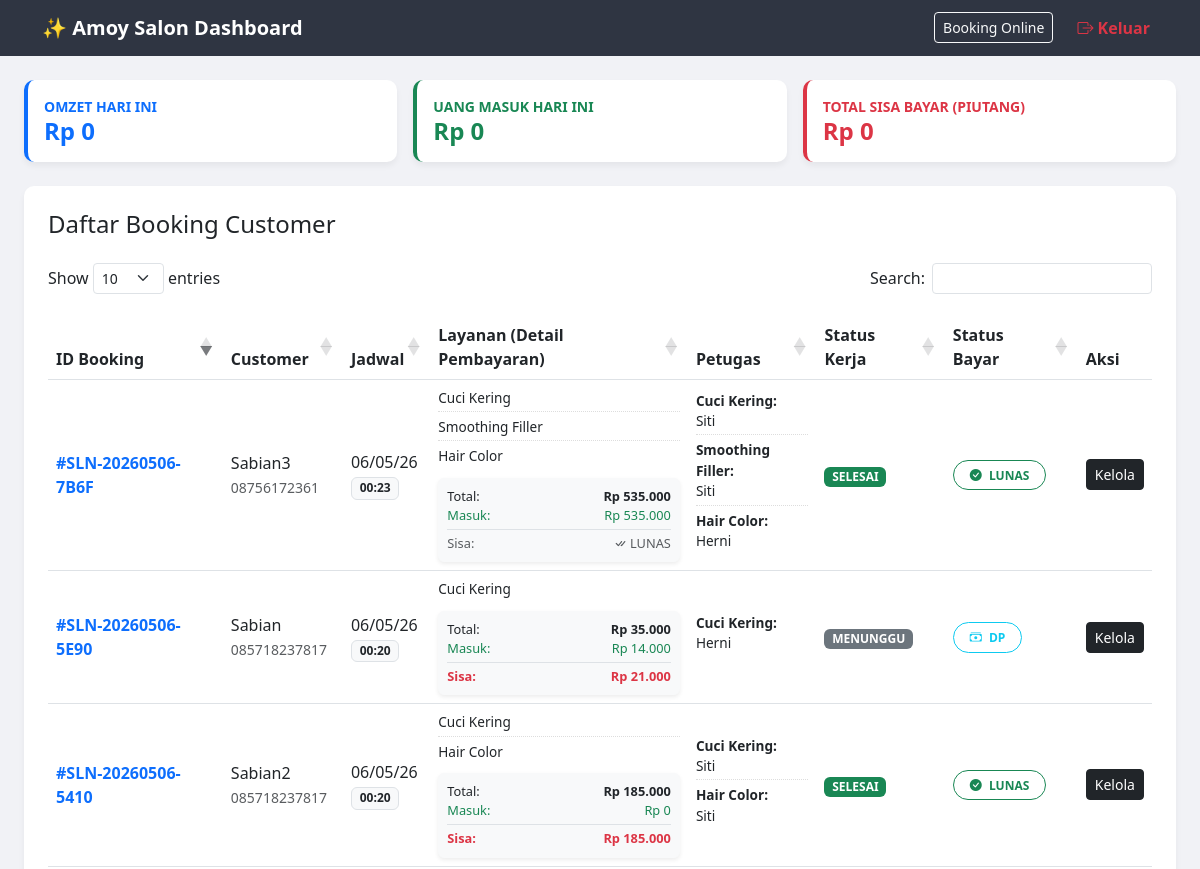
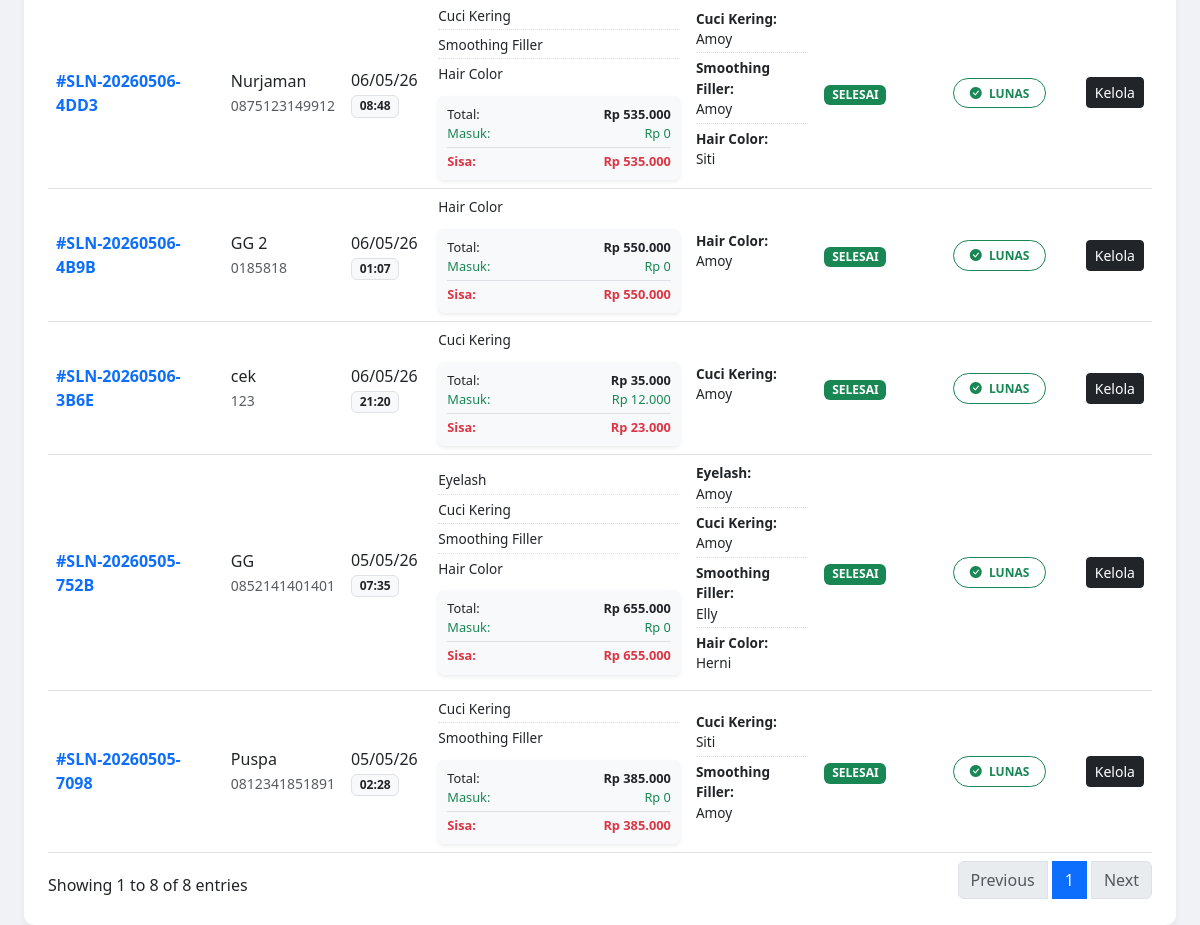
/pages/admin.php (signed in), run on the app's committed database (2 pictures, top to bottom).
### tables this page shows
CREATE TABLE `bookings` (
  `id_booking` varchar(20) NOT NULL,
  `nama_customer` varchar(100) NOT NULL,
  `whatsapp_customer` varchar(20) NOT NULL,
  `tgl_booking` date NOT NULL,
  `jam_booking` time NOT NULL,
  `total_biaya` decimal(10,2) DEFAULT 0.00,
  `bayar_cash` decimal(15,2) DEFAULT 0.00,
  `bayar_transfer` decimal(15,2) DEFAULT 0.00,
  `jumlah_terbayar` decimal(15,2) DEFAULT 0.00,
  `status_pembayaran` enum('pending','dp','lunas','batal') DEFAULT 'pending',
  `status_kerja` enum('menunggu','diproses','selesai') DEFAULT 'menunggu',
  `id_employee` int(11) DEFAULT NULL,
  `created_at` timestamp NOT NULL DEFAULT current_timestamp()
);

CREATE TABLE `services` (
  `id_service` int(11) NOT NULL,
  `nama_layanan` varchar(100) NOT NULL,
  `deskripsi` text DEFAULT NULL,
  `harga` decimal(10,2) NOT NULL,
  `komisi_persen` int(3) DEFAULT 0
);

CREATE TABLE `employees` (
  `id_employee` int(11) NOT NULL,
  `nama_karyawan` varchar(100) NOT NULL,
  `spesialisasi` varchar(50) DEFAULT NULL,
  `status` enum('active','inactive') DEFAULT 'active'
);

### pages/admin.php (the view, shortened to what this page needs)
<?php
include '../class/koneksi.php';
?>
<!DOCTYPE html>
<html lang="id">
<head>
    <link href="https://cdn.jsdelivr.net/npm/bootstrap@5.3.0/dist/css/bootstrap.min.css" rel="stylesheet">
    <link rel="stylesheet" href="https://cdn.jsdelivr.net/npm/bootstrap-icons@1.11.1/font/bootstrap-icons.css">
    <link rel="stylesheet" href="https://cdn.datatables.net/1.13.6/css/dataTables.bootstrap5.min.css">
</head>
<body>
<nav class="navbar navbar-expand-lg navbar-dark mb-4">
    <div class="container">
        <a class="navbar-brand fw-bold" href="admin.php">✨ Amoy Salon Dashboard</a>
        <div class="collapse navbar-collapse" id="navbarNav">
            <ul class="navbar-nav ms-auto">
                <li class="nav-item ms-lg-3"><a class="btn btn-sm btn-outline-light mt-1" href="../index.php" target="_blank">Booking Online</a></li>
                <li class="nav-item ms-lg-3">
                    <a class="nav-link text-danger fw-bold" href="../class/logout.php" onclick="return confirm('Yakin ingin keluar?')">
                        <i class="bi bi-box-arrow-right"></i> Keluar
                    </a>
                </li>
            </ul>
        </div>
    </div>
</nav>
<div class="container-fluid px-4">
    <div class="row mb-4 g-3">
        <?php
        $today = date('Y-m-d');
        $sum_q = mysqli_query($conn, "SELECT SUM(total_biaya) as tagihan, SUM(jumlah_terbayar) as masuk FROM bookings WHERE tgl_booking = '$today' AND status_pembayaran != 'batal'");
        $sum_d = mysqli_fetch_assoc($sum_q);
        $total_tagihan = $sum_d['tagihan'] ?? 0;
        $total_masuk = $sum_d['masuk'] ?? 0;
        $total_piutang = $total_tagihan - $total_masuk;
        ?>
        <div class="col-md-4">
            <div class="card p-3 border-start border-primary border-4 text-primary">
                <small class="fw-bold text-uppercase">Omzet Hari Ini</small>
                <h4 class="mb-0 fw-bold">Rp <?= number_format($total_tagihan, 0, ',', '.'); ?></h4>
            </div>
        </div>
        <div class="col-md-4">
            <div class="card p-3 border-start border-success border-4 text-success">
                <small class="fw-bold text-uppercase">Uang Masuk Hari Ini</small>
                <h4 class="mb-0 fw-bold">Rp <?= number_format($total_masuk, 0, ',', '.'); ?></h4>
            </div>
        </div>
        <div class="col-md-4">
            <div class="card p-3 border-start border-danger border-4 text-danger">
                <small class="fw-bold text-uppercase">Total Sisa Bayar (Piutang)</small>
                <h4 class="mb-0 fw-bold">Rp <?= number_format($total_piutang, 0, ',', '.'); ?></h4>
            </div>
        </div>
    </div>
    <div class="card p-4">
        <h4 class="mb-4">Daftar Booking Customer</h4>
        <div class="table-responsive">
            <table id="tabelBooking" class="table table-hover align-middle">
                <thead>
                    <tr>
                        <th>ID Booking</th>
                        <th>Customer</th>
                        <th>Jadwal</th>
                        <th>Layanan (Detail Pembayaran)</th>
                        <th>Petugas</th>
                        <th>Status Kerja</th>
                        <th>Status Bayar</th>
                        <th class="no-sort">Aksi</th>
                    </tr>
                </thead>
                <tbody>
                    <?php
                    $sql = "SELECT * FROM bookings ORDER BY created_at DESC";
                    $query = mysqli_query($conn, $sql);
                    while($row = mysqli_fetch_array($query)){
                        $id_b = $row['id_booking'];
                        $total_biaya = $row['total_biaya'];
                        $terbayar = $row['jumlah_terbayar'] ?? 0;
                        $sisa = $total_biaya - $terbayar;
                    ?>
                    <tr>
                        <td class="fw-bold text-primary">#<?= $row['id_booking']; ?></td>
                        <td>
                            <?= $row['nama_customer']; ?><br>
                            <small class="text-muted"><?= $row['whatsapp_customer']; ?></small>
                        </td>
                        <td data-sort="<?= $row['tgl_booking']; ?>">
                            <?= date('d/m/y', strtotime($row['tgl_booking'])); ?><br>
                            <span class="badge bg-light text-dark border"><?= date('H:i', strtotime($row['jam_booking'])); ?></span>
                        </td>
                        <td>
                            <ul class="list-petugas mb-2">
                                <?php
                                $res_l = mysqli_query($conn, "SELECT s.nama_layanan FROM booking_details d JOIN services s ON d.id_service = s.id_service WHERE d.id_booking = '$id_b'");
                                while($l = mysqli_fetch_array($res_l)){ echo "<li>" . $l['nama_layanan'] . "</li>"; }
                                ?>
                            </ul>
                            <div class="p-2 bg-light rounded border border-light shadow-sm" style="font-size: 0.8rem;">
                                <div class="d-flex justify-content-between">
                                    <span>Total:</span>
                                    <span class="fw-bold">Rp <?= number_format($total_biaya, 0, ',', '.'); ?></span>
                                </div>
                                <div class="d-flex justify-content-between text-success">
                                    <span>Masuk:</span>
                                    <span>Rp <?= number_format($terbayar, 0, ',', '.'); ?></span>
                                </div>
                                <div class="d-flex justify-content-between <?= $sisa > 0 ? 'text-danger fw-bold' : 'text-muted'; ?> border-top mt-1 pt-1">
                                    <span>Sisa:</span>
                                    <span><?= $sisa > 0 ? 'Rp ' . number_format($sisa, 0, ',', '.') : '<i class="bi bi-check-all"></i> LUNAS'; ?></span>
                                </div>
                            </div>
                        </td>
                        <td>
                            <ul class="list-petugas">
                                <?php
                                $res_petugas = mysqli_query($conn, "SELECT s.nama_layanan, e.nama_karyawan FROM booking_details d JOIN services s ON d.id_service = s.id_service LEFT JOIN employees e ON d.id_employee = e.id_employee WHERE d.id_booking = '$id_b'");
                                while($p = mysqli_fetch_array($res_petugas)){
                                    $nama_p = $p['nama_karyawan'] ?? '<span class="text-danger">Belum Set</span>';
                                    echo "<li><strong>".$p['nama_layanan'].":</strong><br>".$nama_p."</li>";
                                }
                                ?>
                            </ul>
                        </td>
                        <td>
                            <?php $color = ($row['status_kerja'] == 'selesai') ? 'success' : (($row['status_kerja'] == 'diproses') ? 'warning' : 'secondary'); ?>
                            <span class="badge bg-<?= $color; ?>"><?= strtoupper($row['status_kerja']); ?></span>
                        </td>
                        <td>
                            <?php
                            $status_p = $row['status_pembayaran'];
                            switch($status_p) {
                                case 'lunas': $color_p = 'success'; $icon_p = 'bi-check-circle-fill'; break;
                                case 'dp': $color_p = 'info'; $icon_p = 'bi-cash-stack'; break;
                            }
                            ?>
                            <span class="badge rounded-pill border border-<?= $color_p; ?> text-<?= $color_p; ?> py-2 px-3">
                                <i class="bi <?= $icon_p; ?> me-1"></i> <?= strtoupper($status_p); ?>
                            </span>
                        </td>
                        <td>
                            <button class="btn btn-sm btn-dark" data-bs-toggle="modal" data-bs-target="#manageModal<?= $row['id_booking']; ?>">Kelola</button>
                        </td>
                    </tr>
                    <?php } ?>
                </tbody>
            </table>
        </div>
    </div>
</div>
</body>
</html>

### pages/admin.php (style rules this page uses)
body { background-color: #f1f2f6; }
.navbar { background-color: #2f3542; }
.card { border: none; border-radius: 10px; box-shadow: 0 4px 6px rgba(0,0,0,0.05); }
.table thead { background-color: #57606f; color: white; }
.list-petugas { padding-left: 0; list-style: none; margin-bottom: 0; }
.list-petugas li { font-size: 0.85rem; margin-bottom: 5px; border-bottom: 1px dotted #ddd; padding-bottom: 3px; }
.list-petugas li:last-child { border-bottom: none; }

### data on the page
bookings: id_booking "SLN-20260506-3B6E", nama_customer "cek", whatsapp_customer "123", tgl_booking "06/05/26", jam_booking "21:20", total_biaya "35.000", jumlah_terbayar "12.000", sisa "23.000", status_kerja "SELESAI", status_pembayaran "LUNAS"
services: nama_layanan "Cuci Kering", employees.nama_karyawan "Amoy", employees.nama_karyawan "Siti", employees.nama_karyawan "Herni"
bookings: id_booking "SLN-20260506-4B9B", nama_customer "GG 2", whatsapp_customer "0185818", tgl_booking "06/05/26", jam_booking "01:07", total_biaya "550.000", jumlah_terbayar "0", sisa "550.000", status_kerja "SELESAI", status_pembayaran "LUNAS"
services: nama_layanan "Hair Color", employees.nama_karyawan "Amoy", employees.nama_karyawan "Herni", employees.nama_karyawan "Siti"
bookings: id_booking "SLN-20260506-7B6F", nama_customer "Sabian3", whatsapp_customer "08756172361", tgl_booking "06/05/26", jam_booking "00:23", total_biaya "535.000", jumlah_terbayar "535.000", shows "LUNAS", status_kerja "SELESAI", status_pembayaran "LUNAS"
services: nama_layanan "Smoothing Filler", employees.nama_karyawan "Siti", employees.nama_karyawan "Amoy", employees.nama_karyawan "Elly"
bookings: id_booking "SLN-20260506-5410", nama_customer "Sabian2", whatsapp_customer "085718237817", tgl_booking "06/05/26", jam_booking "00:20", total_biaya "185.000", jumlah_terbayar "0", sisa "185.000", status_kerja "SELESAI", status_pembayaran "LUNAS"
bookings: id_booking "SLN-20260506-5E90", nama_customer "Sabian", whatsapp_customer "085718237817", tgl_booking "06/05/26", jam_booking "00:20", total_biaya "35.000", jumlah_terbayar "14.000", sisa "21.000", status_kerja "MENUNGGU", status_pembayaran "DP"
bookings: id_booking "SLN-20260506-4DD3", nama_customer "Nurjaman", whatsapp_customer "0875123149912", tgl_booking "06/05/26", jam_booking "08:48", total_biaya "535.000", jumlah_terbayar "0", sisa "535.000", status_kerja "SELESAI", status_pembayaran "LUNAS"
bookings: id_booking "SLN-20260505-752B", nama_customer "GG", whatsapp_customer "0852141401401", tgl_booking "05/05/26", jam_booking "07:35", total_biaya "655.000", jumlah_terbayar "0", sisa "655.000", status_kerja "SELESAI", status_pembayaran "LUNAS"
services: nama_layanan "Eyelash", employees.nama_karyawan "Amoy"
bookings: id_booking "SLN-20260505-7098", nama_customer "Puspa", whatsapp_customer "0812341851891", tgl_booking "05/05/26", jam_booking "02:28", total_biaya "385.000", jumlah_terbayar "0", sisa "385.000", status_kerja "SELESAI", status_pembayaran "LUNAS"

### other printed values
$total_tagihan "0"
$total_masuk "0"
$total_piutang "0"
